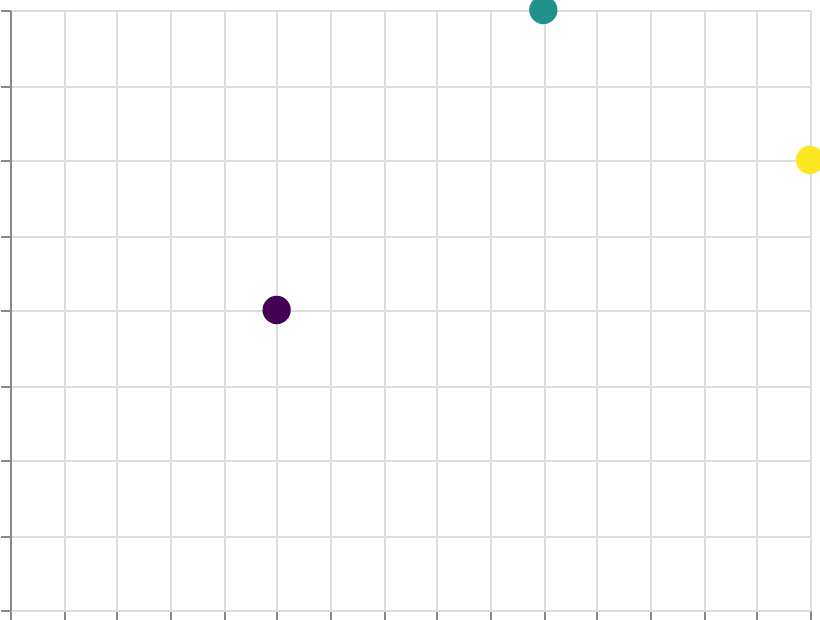

Express this chart as Vega-Lite.
### Vega specification from a JSON file in a GitHub repository (floating-point values rounded to 4 significant figures)
{"$schema": "https://vega.github.io/schema/vega/v6.json", "width": 400, "height": 300, "padding": 5, "autosize": "none", "data": [{"name": "table", "values": [{"x": 1, "y": 2, "val": 10}, {"x": 2, "y": 4, "val": 50}, {"x": 3, "y": 3, "val": 90}]}], "scales": [{"name": "x", "type": "linear", "domain": {"data": "table", "field": "x"}, "range": "width", "nice": true}, {"name": "y", "type": "linear", "domain": {"data": "table", "field": "y"}, "range": [{"signal": "height"}, 0], "nice": true}, {"name": "color", "type": "linear", "domain": {"data": "table", "field": "val"}, "range": {"scheme": "viridis"}}], "marks": [{"type": "symbol", "from": {"data": "table"}, "encode": {"update": {"x": {"scale": "x", "field": "x"}, "y": {"scale": "y", "field": "y"}, "size": {"value": 200}, "fill": {"scale": "color", "field": "val"}}}}], "axes": [{"scale": "x", "orient": "bottom", "grid": true, "labels": false}, {"scale": "y", "orient": "left", "grid": true, "labels": false}], "legends": [{"fill": "color", "title": "Temperature"}]}
